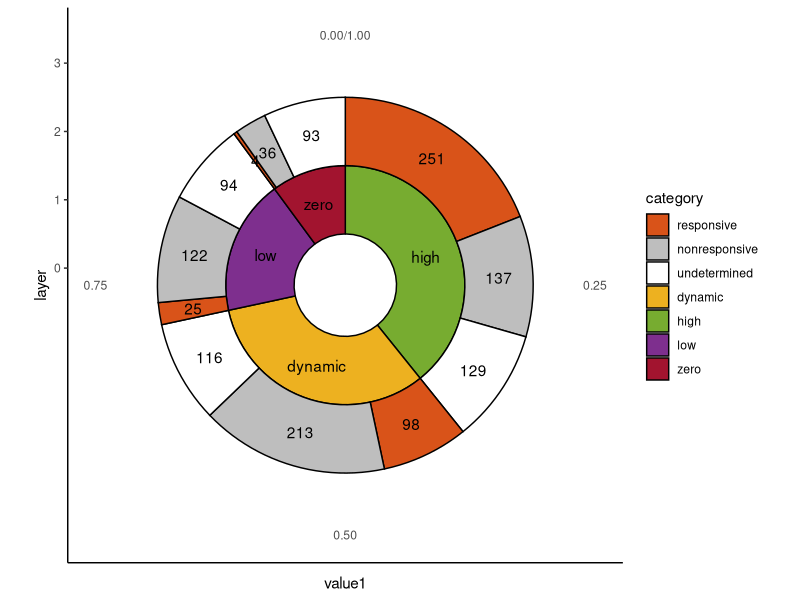
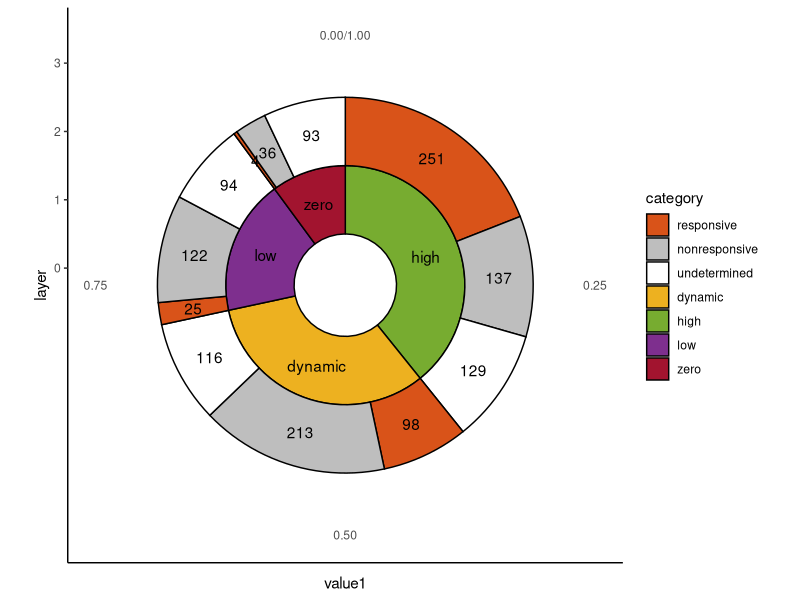
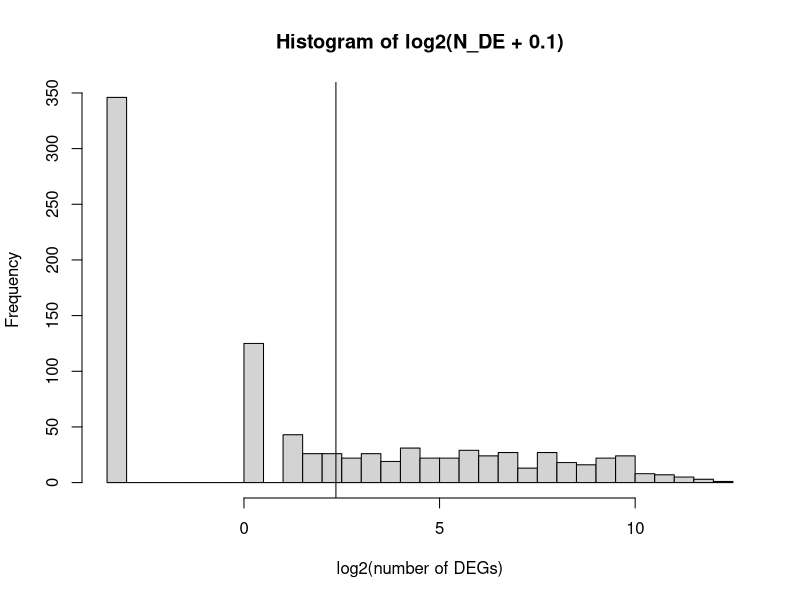

Here is the R script that generated these plots, in order:
library(ggplot2)
library(RColorBrewer)
library(data.table)

df = read.csv('input/WPS/gene_category_summary.csv',row.names = 1)
df$undetermined = df$total - df$responsive - df$nonresponsive

# the first layer
data2 = data.frame(category = rownames(df), value = df$total)
data2 = data2[data2$category %in% c('zero','low','dynamic','high'),]
data2$layer=1
data2$value1=data2$value/sum(data2$value) # the position in the circle
# align the order of the table 
data2 = rbind(data2[data2$category == 'high',],
                data2[data2$category == 'dynamic',],
                data2[data2$category == 'low',],
                data2[data2$category == 'zero',])

# the second layer
tmp = as.data.table(df[,2:4])
tmp$category = rownames(df)
data1= as.data.frame(melt(tmp,id.vars = 'category'))
colnames(data1) = c('category','responsiveness','value')
data1$layer=2
data1 = rbind(data1[data1$category == 'high',],
              data1[data1$category == 'dynamic',],
              data1[data1$category == 'low',],
              data1[data1$category == 'zero',])
data1$value1=data1$value/sum(data1$value)
# make sure the row orders of data1 and data2 are aligned and layed out in the order of display


colors = c( 'undetermined' = 'white',
            'responsive' = '#D95319',
            'nonresponsive' = 'grey',
            'high' = '#77AC30',
            'dynamic' = '#EDB120',
            'low' = '#7E2F8E',
            'zero' = '#A2142F')

p=ggplot() +
  geom_col(aes(x = layer, y = value1, fill = category,group=layer),
           data =data2,width = 1, color = 'black')+
  geom_text(aes(label = category, x= layer, y = value1),
            data = data2,position=position_fill(vjust=0.5))+
  geom_col(aes(x = layer, y = value1, fill = responsiveness,group=layer), 
           data = data1,width = 1, color = 'black')+
  geom_text(aes(label = value, x= layer, y = value1),
            data = data1,position=position_fill(vjust=0.5))+
  scale_fill_manual(values = colors)+
  xlim(c(-0.25, 3))+
  coord_polar(theta = "y") +
  coord_polar(theta = "y") + theme_classic()

#

p

ggsave(file="figures/stacked_pie_gene_category_summary.pdf", plot=p,width=8, height=8)


# plot the DEG distribution for iCEL genes only 
conditionInfo = read.csv('input/WPS/RNAi_condition_information.csv')
conditionInfo = conditionInfo[conditionInfo$isICEL, ]
N_DE = conditionInfo$N_DE_targetExcluded
sum(N_DE == 0)
dev.off()
pdf('figures/N_DE_distribution_iCEL_only.pdf',width = 5,height = 5)
hist(log2(N_DE+0.1),xlab = 'log2(number of DEGs)',breaks = 50)
abline(v = log2(5+0.1))
dev.off()





